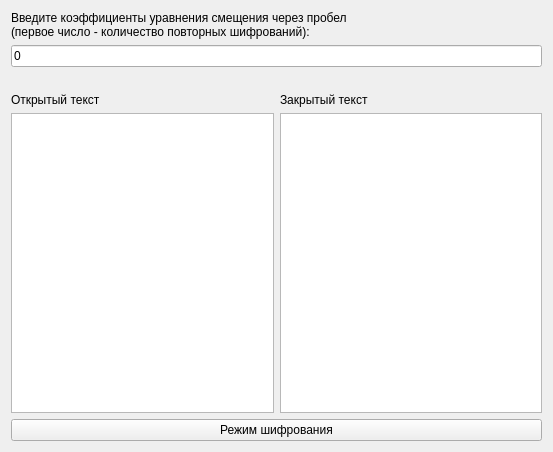
<?xml version="1.0" encoding="UTF-8"?>
<ui version="4.0">
 <class>Form</class>
 <widget class="QWidget" name="Form">
  <property name="geometry">
   <rect>
    <x>0</x>
    <y>0</y>
    <width>553</width>
    <height>452</height>
   </rect>
  </property>
  <property name="windowTitle">
   <string>Trithemius cipher</string>
  </property>
  <layout class="QVBoxLayout" name="verticalLayout_2">
   <item>
    <layout class="QVBoxLayout" name="verticalLayout">
     <item>
      <widget class="QLabel" name="coeffsLabel">
       <property name="text">
        <string>Введите коэффициенты уравнения смещения через пробел
(первое число - количество повторных шифрований):</string>
       </property>
      </widget>
     </item>
     <item>
      <widget class="QLineEdit" name="coeffsLineEdit">
       <property name="text">
        <string>0</string>
       </property>
      </widget>
     </item>
     <item>
      <widget class="QLabel" name="label">
       <property name="text">
        <string/>
       </property>
      </widget>
     </item>
     <item>
      <layout class="QHBoxLayout" name="textHorizontalLayout">
       <item>
        <layout class="QVBoxLayout" name="leftTextVerticalLayout">
         <item>
          <widget class="QLabel" name="leftTextLabel">
           <property name="text">
            <string>Открытый текст</string>
           </property>
          </widget>
         </item>
         <item>
          <widget class="QTextBrowser" name="leftTextBrowser">
           <property name="readOnly">
            <bool>false</bool>
           </property>
          </widget>
         </item>
        </layout>
       </item>
       <item>
        <layout class="QVBoxLayout" name="rightVerticalLayout">
         <item>
          <widget class="QLabel" name="rightTextLabel">
           <property name="text">
            <string>Закрытый текст</string>
           </property>
          </widget>
         </item>
         <item>
          <widget class="QTextBrowser" name="rightTextBrowser"/>
         </item>
        </layout>
       </item>
      </layout>
     </item>
     <item>
      <widget class="QPushButton" name="changeModePushButton">
       <property name="text">
        <string>Режим шифрования</string>
       </property>
      </widget>
     </item>
    </layout>
   </item>
  </layout>
 </widget>
 <resources/>
 <connections/>
</ui>
